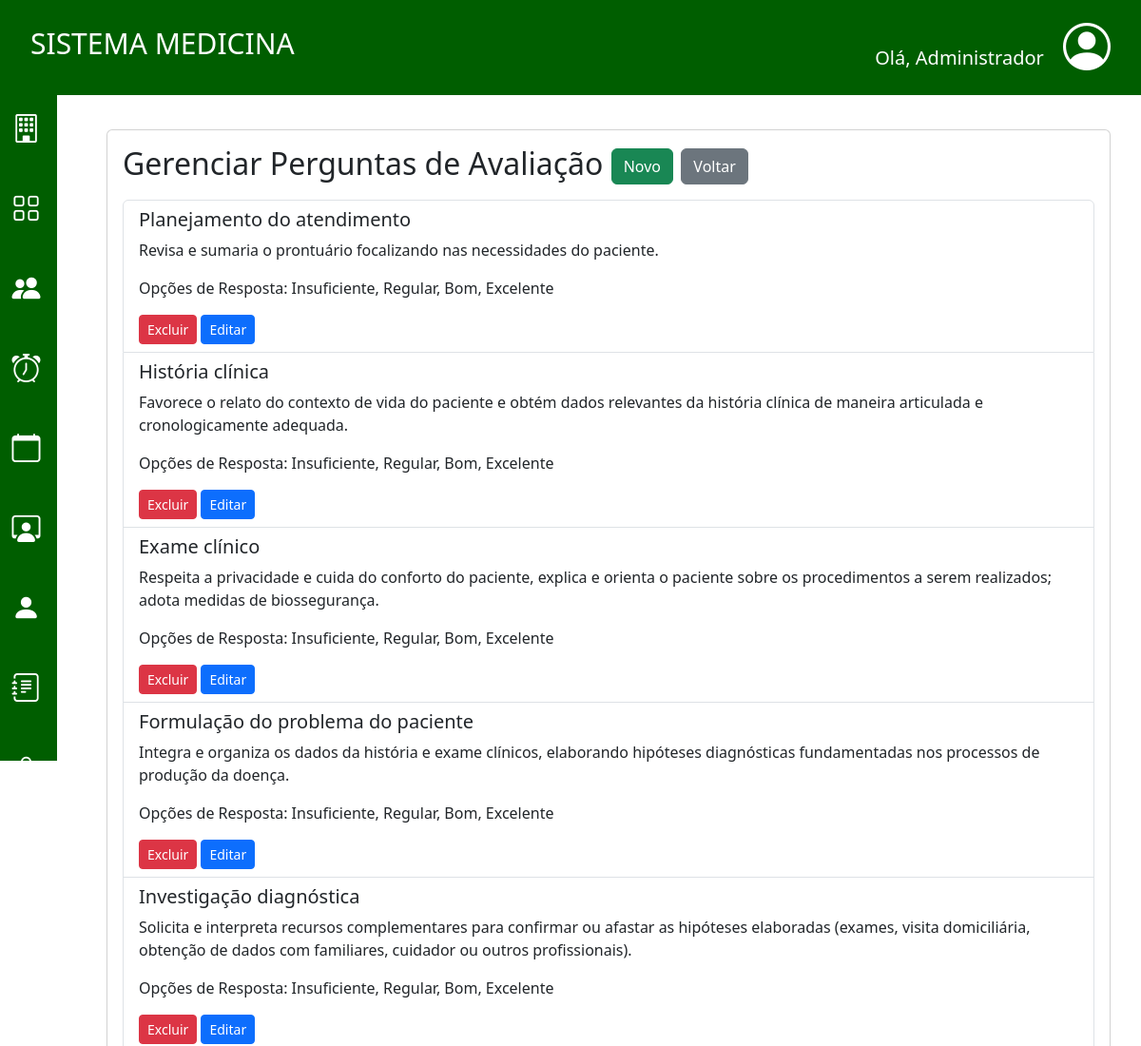
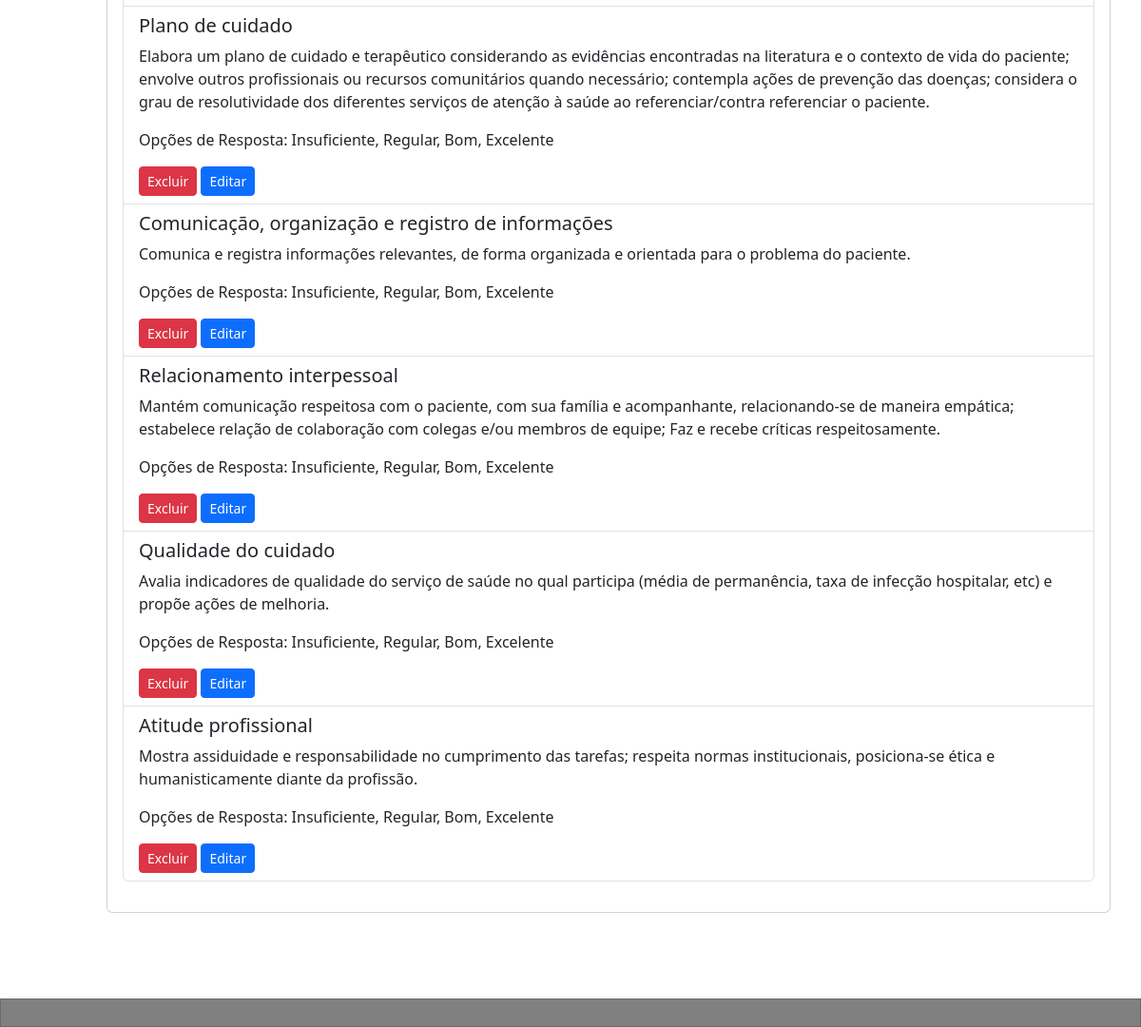
Page /pages/coordenacao/avaliacoes/avaliacoes.php?page=listar-perguntas (signed in) on the committed database (2 pictures, top to bottom).
### tables this page shows
CREATE TABLE IF NOT EXISTS `perguntas_avaliacoes` (
  `idpergunta` INT NOT NULL AUTO_INCREMENT,
  `descricao` TEXT NOT NULL,
  `tipo_resposta` ENUM('texto', 'numerico', 'escala') NOT NULL,
  `ativo` TINYINT NOT NULL DEFAULT '1',
  `titulo` VARCHAR(255) NOT NULL,
  PRIMARY KEY (`idpergunta`));

### pages/coordenacao/avaliacoes/listar-perguntas.php (the view, shortened to what this page needs)
<?php
$sql = "SELECT * FROM perguntas_avaliacoes";
$result = $conn->query($sql);
?>
<h2>Gerenciar Perguntas de Avaliação <button class="btn btn-success" onclick="location.href='?page=acoes-avaliacoes&acao=adicionar'">Novo</button> <button class="btn btn-secondary"
        onclick="location.href='?page=avaliacoes'">Voltar</button></h2>
<div class="list-group my-3">
    <?php while ($row = $result->fetch_assoc()): ?>
        <div class="list-group-item">
            <h5><?php echo htmlspecialchars($row['titulo']); ?></h5>
            <p><?php echo htmlspecialchars($row['descricao']); ?></p>
            <p>Opções de Resposta: Insuficiente, Regular, Bom, Excelente</p>
            <a href="?page=acoes-avaliacoes&acao=excluir&idpergunta=<?php echo $row['idpergunta']; ?>"
                class="btn btn-danger btn-sm"
                onclick="return confirm('Tem certeza que deseja excluir esta pergunta?')">Excluir</a>
            <a href="?page=acoes-avaliacoes&acao=editar&idpergunta=<?php echo $row['idpergunta']; ?>&titulo=<?php echo urlencode($row['titulo']); ?>&descricao=<?php echo urlencode($row['descricao']); ?>"
                class="btn btn-primary btn-sm">Editar</a>
        </div>
    <?php endwhile; ?>
</div>

### pages/coordenacao/avaliacoes/avaliacoes.php (shortened to what this page needs)
<?php
include('../../../cfg/config.php');
?>
<!DOCTYPE html>
<html lang="pt-br">
<head>
    <link href="https://cdn.jsdelivr.net/npm/bootstrap@5.3.3/dist/css/bootstrap.min.css" rel="stylesheet">
    <link rel="stylesheet" href="https://cdn.jsdelivr.net/npm/bootstrap-icons@1.11.3/font/bootstrap-icons.min.css">
    <link rel="stylesheet" href="../../../css/style.css">
</head>
<body>
    <header>
        <?php include('../../../includes/navbar.php'); ?>
        <?php include('../../../includes/menu-lateral-coordenacao.php'); ?>
    </header>
    <main>
        <div class="container mt-3">
            <div class="card">
                <div class="card-body">
                    <?php
                    switch (@$_REQUEST['page']) {
                        case 'listar-perguntas':
                            include('listar-perguntas.php');
                            break;
                    }
                    ?>
                </div>
            </div>
        </div>
    </main>
    <footer>
        <div class="card footer-home rounded-0">
            <div class="card-body"></div>
        </div>
    </footer>
</body>
</html>

### includes/navbar.php (shortened to what this page needs)
<nav class="navbar">
    <div class="container-fluid">
        <a href="<?php echo BASE_URL; ?>/includes/redirecionar.php" class="nodec">
            <h2 class="navbar-brand">SISTEMA MEDICINA</h2>
        </a>
        <div class="dropdown">
            <span class="navbar-text me-3">Olá, <?php echo htmlspecialchars($_SESSION["nome"]); ?></span>
            <span class="icone-perfil no-caret" id="userDropdown" data-bs-toggle="dropdown" aria-expanded="false">
                <i class="bi bi-person-circle"></i>
            </span>
        </div>
    </div>
</nav>

### includes/menu-lateral-coordenacao.php (shortened to what this page needs)
<nav class="menu-lateral">
    <ul class="ul-menu">
        <li class="item-menu">
            <a href="<?php echo BASE_URL; ?>/pages/coordenacao/unidades/unidades.php">
                <span class="icon"><i class="bi bi-building"></i></span>
            </a>
        </li>
        <li class="item-menu">
            <a href="<?php echo BASE_URL; ?>/pages/coordenacao/modulos/modulos.php">
                <span class="icon"><i class="bi bi-grid"></i></span>
            </a>
        </li>
        <li class="item-menu">
            <a href="<?php echo BASE_URL; ?>/pages/coordenacao/grupos/grupos.php">
                <span class="icon"><i class="bi bi-people-fill"></i></span>
            </a>
        </li>
        <li class="item-menu">
            <a href="<?php echo BASE_URL; ?>/pages/coordenacao/horarios/horarios.php">
                <span class="icon"><i class="bi bi-alarm"></i></span>
            </a>
        </li>
        <li class="item-menu">
            <a href="<?php echo BASE_URL; ?>/pages/coordenacao/rodizios/rodizios.php">
                <span class="icon"><i class="bi bi-calendar"></i></span>
            </a>
        </li>
        <li class="item-menu">
            <a href="<?php echo BASE_URL; ?>/pages/coordenacao/listar-preceptor.php">
                <span class="icon"><i class="bi bi-person-workspace"></i></span>
            </a>
        </li>
        <li class="item-menu">
            <a href="<?php echo BASE_URL; ?>/pages/coordenacao/listar-aluno.php">
                <span class="icon"><i class="bi bi-person-fill"></i></span>
            </a>
        </li>
        <li class="item-menu">
            <a href="<?php echo BASE_URL; ?>/pages/coordenacao/avaliacoes/avaliacoes.php">
                <span class="icon"><i class="bi bi-journal-text"></i></span>
            </a>
        </li>
        <li class="item-menu">
            <a href="<?php echo BASE_URL; ?>/pages/coordenacao/usuarios/usuarios.php">
                <span class="icon"><i class="bi bi-person-check"></i></span>
            </a>
        </li>
    </ul>
</nav>

### css/style.css (style rules this page uses)
body { background-color: white; margin: 0; padding: 0; }
main { margin-top: 100px; padding: 20px; margin-left: 80px; margin-bottom: 100px; }
.navbar { background-color: rgb(0, 94, 0); height: 100px; padding: 0 20px; align-items: center; justify-content: space-between; position: fixed; top: 0; left: 0; width: 100%; z-index: 100; }
.navbar-brand, .navbar-text { color: white; font-size: 20px; }
.navbar-brand { font-size: 30px; }
#userDropdown { width: 80px; height: 80px; color: white; cursor: pointer; object-fit: cover; }
.footer-home { background-color: gray; color: white; text-align: center; padding: 10px 0; position: fixed; width: 100%; height: 30px; bottom: 0; z-index: 90; }
.navbar .nodec { text-decoration: none; color: white; }
nav.menu-lateral { width: 60px; height: calc(100vh - 100px); background-color: rgb(0, 94, 0); position: fixed; top: 100px; left: 0; transition: width 0.2s ease; overflow: hidden; z-index: 110; }
.ul-menu { height: 100%; list-style-type: none; padding: 0; margin: 0; }
ul li.item-menu { transition: 0.2s; }
ul li.item-menu a { color: white; text-decoration: none; font-size: 20px; padding: 15px 4%; display: flex; margin-bottom: 10px; line-height: 40px; }
ul li.item-menu a .icon > i { font-size: 30px; margin-left: 10px; }
.icone-perfil { color: white; cursor: pointer; font-size: 50px; line-height: 30px; }
.no-caret::after { display: none; }

### rows in the picture
perguntas_avaliacoes: titulo "Planejamento do atendimento", descricao "Revisa e sumaria o prontuário focalizando nas necessidades do paciente."
perguntas_avaliacoes: titulo "História clínica", descricao "Favorece o relato do contexto de vida do paciente e obtém dados relevantes da história clínica de maneira articulada e cronologicamente adequada."
perguntas_avaliacoes: titulo "Exame clínico", descricao "Respeita a privacidade e cuida do conforto do paciente, explica e orienta o paciente sobre os procedimentos a serem realizados; adota medidas de biossegurança."
perguntas_avaliacoes: titulo "Formulação do problema do paciente", descricao "Integra e organiza os dados da história e exame clínicos, elaborando hipóteses diagnósticas fundamentadas nos processos de produção da doença."
perguntas_avaliacoes: titulo "Investigação diagnóstica", descricao "Solicita e interpreta recursos complementares para confirmar ou afastar as hipóteses elaboradas (exames, visita domiciliária, obtenção de dados com familiares, cuidador ou outros profissionais)."
perguntas_avaliacoes: titulo "Plano de cuidado", descricao "Elabora um plano de cuidado e terapêutico considerando as evidências encontradas na literatura e o contexto de vida do paciente; envolve outros profissionais ou recursos comunitários quando necessário; contempla ações de prevenção das doenças; considera o grau de resolutividade dos diferentes serviços de atenção à saúde ao referenciar/contra referenciar o paciente."
perguntas_avaliacoes: titulo "Comunicação, organização e registro de informações", descricao "Comunica e registra informações relevantes, de forma organizada e orientada para o problema do paciente."
perguntas_avaliacoes: titulo "Relacionamento interpessoal", descricao "Mantém comunicação respeitosa com o paciente, com sua família e acompanhante, relacionando-se de maneira empática; estabelece relação de colaboração com colegas e/ou membros de equipe; Faz e recebe críticas respeitosamente."
perguntas_avaliacoes: titulo "Qualidade do cuidado", descricao "Avalia indicadores de qualidade do serviço de saúde no qual participa (média de permanência, taxa de infecção hospitalar, etc) e propõe ações de melhoria."
perguntas_avaliacoes: titulo "Atitude profissional", descricao "Mostra assiduidade e responsabilidade no cumprimento das tarefas; respeita normas institucionais, posiciona-se ética e humanisticamente diante da profissão."

### other values in the picture
$_SESSION["nome"] "Administrador"
